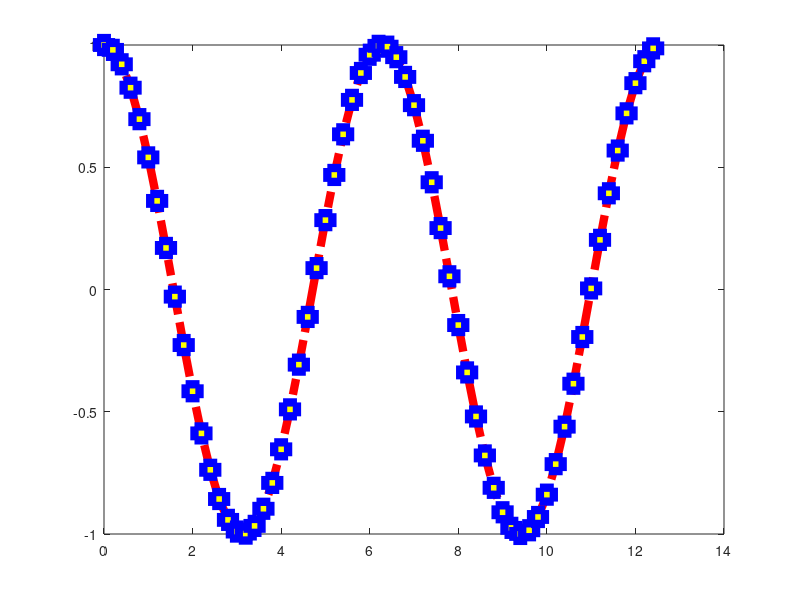

MATLAB code to generate this figure:
x = 0:0.2:4*pi; 
xcosx = cos(x);
graph = plot(x,xcosx,'r-.square ');
set(graph, 'markerSize', 10);
set(graph, 'lineWidth', 6);
set(graph, 'markerEdgeColor', 'b');
set(graph, 'markerFaceColor', 'y');